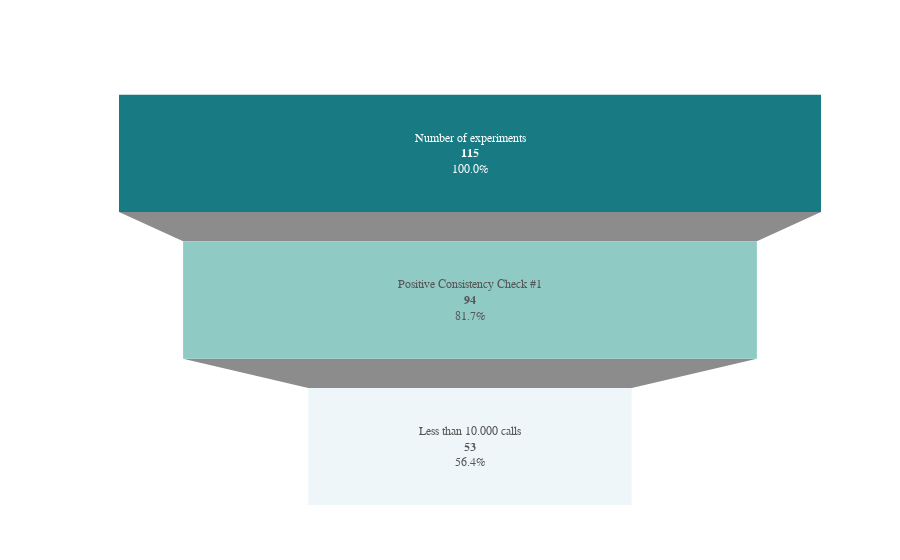

Notebook code cell kept with this figure:
### Markdown cell above
## Experimente Entwicklung

### Code cell
experiments_count = int(df_no_header.iloc[35][1])
cc1 = int(df_no_header.iloc[36][1])
below10k = int(df_no_header.iloc[37][1])
labels = ["Number of experiments", "Positive Consistency Check #1", "Less than 10.000 calls"]
values = [experiments_count, cc1, below10k]

import plotly.graph_objects as go
palette = ["#006D77", "#83C5BE", "#EDF6F9"]
fig = go.Figure(go.Funnel(
    y=labels,
    x=values,
    textinfo="value+percent previous",
    texttemplate="%{label}<br><b>%{value:,}</b><br>%{percentPrevious:.1%}",
    marker={"color": palette},
    opacity=0.9
) )
fig.update_layout(
    plot_bgcolor="#FFFFFF",
    paper_bgcolor="#FFFFFF",
    font={"family": "IBM Plex Sans", "color": "#1F2937"},
    margin={"l": 80, "r": 40, "t": 80, "b": 40},
    yaxis={"showticklabels": False}
)
fig.update_traces(hovertemplate="<b>%{label}</b><br>%{value:,} (%{percentPrevious:.1%})<extra></extra>")
fig.show()

### Figure 1 — Plotly figure (JSON) as saved in the notebook; plotly's stock layout.template omitted (floating-point values rounded to 4 significant figures)
{"data": [{"hovertemplate": "<b>%{label}</b><br>%{value:,} (%{percentPrevious:.1%})<extra></extra>", "marker": {"color": ["#006D77", "#83C5BE", "#EDF6F9"]}, "opacity": 0.9, "textinfo": "value+percent previous", "texttemplate": "%{label}<br><b>%{value:,}</b><br>%{percentPrevious:.1%}", "type": "funnel", "x": [115, 94, 53], "y": ["Number of experiments", "Positive Consistency Check #1", "Less than 10.000 calls"]}], "layout": {"font": {"color": "#1F2937", "family": "IBM Plex Sans"}, "margin": {"b": 40, "l": 80, "r": 40, "t": 80}, "paper_bgcolor": "#FFFFFF", "plot_bgcolor": "#FFFFFF", "yaxis": {"showticklabels": false}}}
